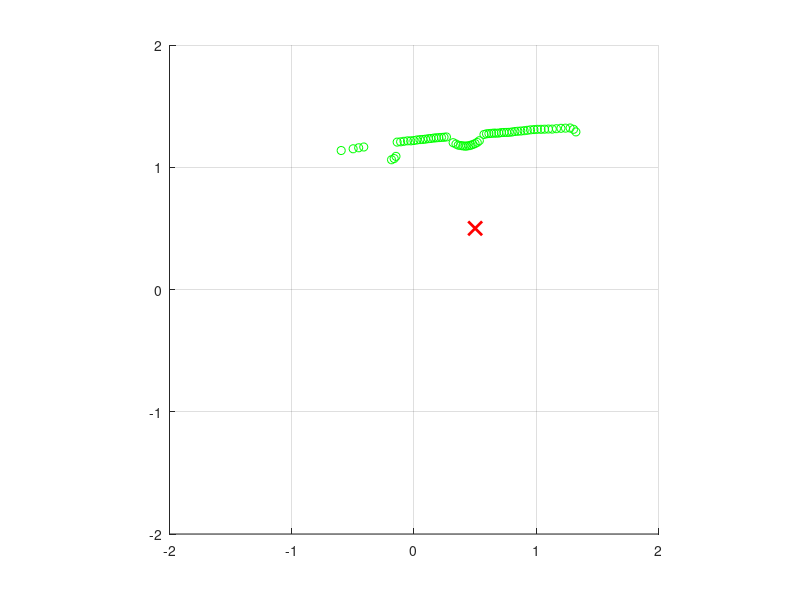

This figure's MATLAB source: (Note: this script raises an error after producing the figure.)
clear
clc
clf

%% PARAMETERS

buffer = 0.0;

%% SCAN SIMULATION
lidar_data = load('lidar_2026-03-13_19-32-30.txt');

dang = diff(lidar_data(:,1));
edges = find(dang<0 & abs(dang)>3);
edges = [0; edges; size(lidar_data,1)-1];

x_pos = 0.5;
y_pos = 0.5;

fig = figure(1);
ax = axes('Parent', fig);
hold on; axis square; grid on;
xlim([-2,2])
ylim([-2,2])
axis equal

for i=42:75 % 37 length(edges)-1
    disp(i)
    start_i = edges(i)+1;
    end_i = edges(i+1);

    single_scan = lidar_data(start_i:end_i,:);

    angles = single_scan(:,1); % +34
    ranges = 0.001*single_scan(:,2); %+34

    ranges = ranges(angles > 45 & angles < 165);
    angles = -(angles(angles > 45 & angles < 165) + 155);
  
    % ranges = ranges + 0.01*randn(length(ranges),1);

    cla(ax)

    plot(ax, x_pos, y_pos, 'rx','MarkerSize',10,'LineWidth',2);
    [x_test2, y_test2] = pol2cart(deg2rad(angles),ranges);
    plot(x_pos+x_test2, y_pos+y_test2, 'go')

    obs = ProcessLidar(angles,ranges, x_pos, y_pos, buffer);

    for i=1:size(obs,1)
        if ~isempty(obs{1})
            viscircles([obs{i,1}(1), obs{i,1}(2)], obs{i,2});
        end
    end

    drawnow;
    pause(0.1)

end


function obs = ProcessLidar(angles, ranges, x_pos, y_pos, buffer)

    %% --- Parameters ---
    jump_threshold     = 0.1;   % Min range jump (m) to count as an edge
    min_segment_pts    = 3;      % Ignore segments with fewer points
    max_segment_pts    = 60;     % Ignore suspiciously large segments (background)
    curvature_thresh   = 0.03;   % How non-linear a segment must be (higher = stricter)
    min_radius         = 0.2;   % Min plausible obstacle radius (m)
    max_radius         = 0.5;    % Max plausible obstacle radius (m)
    range_min          = 0.1;    % Ignore returns closer than this (noise)
    range_max          = 1.5;    % Ignore returns further than this

    %% --- Filter bad ranges ---
    valid = ranges > range_min & ranges < range_max;
    angles = angles(valid);
    ranges = ranges(valid);
    [X_all, Y_all] = pol2cart(deg2rad(angles), ranges);
    grad = gradient(Y_all,X_all);
    grad_slope = abs(diff(grad))';

    flat = grad_slope < 0.1;

    d = diff([0 flat 0]);     % detect transitions
    start_idx = find(d == 1);
    end_idx   = find(d == -1) - 1;

    lengths = end_idx - start_idx + 1;

    [~, k] = max(lengths);

    longest_start = start_idx(k);
    longest_end   = end_idx(k);

    plot(x_pos+X_all(longest_start), y_pos+Y_all(longest_start), 'rx')
    plot(x_pos+X_all(longest_end), y_pos+Y_all(longest_end), 'rx')

    coefficients = polyfit(X_all(longest_start:longest_end)+x_pos, Y_all(longest_start:longest_end)+y_pos, 1);
    yFit = polyval(coefficients, X_all+x_pos);
    plot(X_all+x_pos, yFit, 'r-', 'LineWidth', 2); % Plot fit line

    % [X_all, Y_all] = pol2cart(deg2rad(angles), ranges);
    % n_pts = length(X_all);
    % 
    % %% --- Robust Straight-Line Detection ---
    % window_size = 12;  % Look at ~12 points at a time
    % r_sq = zeros(1, n_pts);
    % 
    % for i = 1:(n_pts - window_size)
    %     idx = i : i + window_size;
    %     % Calculate correlation between X and Y
    %     % r(1,2) is the correlation coefficient
    %     r = corrcoef(X_all(idx), Y_all(idx));
    %     r_sq(i + floor(window_size/2)) = abs(r(1,2)); 
    % end
    % 
    % % Points are "straight" if they have a very high linear correlation
    % % 0.99 is very strict; 0.97 is more robust to heavy noise
    % is_straight = r_sq > 0.95;
    % 
    % % Group these into the longest straight segment
    % d = diff([0, is_straight, 0]);
    % start_idx = find(d == 1);
    % end_idx   = find(d == -1) - 1;
    % 
    % if isempty(start_idx)
    %     obs = cell(0,2); return; 
    % end
    % 
    % [~, k] = max(end_idx - start_idx + 1);
    % longest_start = start_idx(k);
    % longest_end   = end_idx(k);
    % 
    % %% --- Robust Line Fitting (Total Least Squares) ---
    % % Instead of polyfit (which assumes Y depends on X), 
    % % we use a simple PCA-based line fit for the "longest" segment.
    % segX = X_all(longest_start:longest_end);
    % segY = Y_all(longest_start:longest_end);
    % 
    % mx = mean(segX);
    % my = mean(segY);
    % 
    % % pts_centered is [N x 2]
    % pts_centered = [segX - mx, segY - my];
    % 
    % % 2. Run SVD
    % % V is the rotation matrix. The first column of V is the 
    % % principal direction (the direction the line is pointing).
    % [~, ~, V] = svd(pts_centered, 0);
    % dirVec = V(:,1); % This is your [dx; dy] unit vector
    % 
    % % 3. Project ALL points onto this line to get the fitted baseline
    % % We center all points, project them onto the direction vector, 
    % % and then shift them back to the original position.
    % all_pts_centered = [X_all - mx, Y_all - my];
    % t = all_pts_centered * dirVec; % Distance along the line for each point
    % 
    % xFit = mx + t * dirVec(1) + x_pos;
    % yFit = my + t * dirVec(2) + y_pos;
    % 
    % plot(xFit, yFit, 'r-', 'LineWidth', 2);

    %% --- Detect segment boundaries via range jumps ---
    % Only flag jumps LARGER than a hard threshold (not statistics-based)
    residuals = abs(yFit - (Y_all + y_pos));
    res_delta = abs(diff(residuals));
    sensitivity_threshold = 0.02; 
    jump_idx = find(residuals > jump_threshold | [0; res_delta] > sensitivity_threshold)';
    breaks = find(diff(jump_idx) > 1);
    starts = [1, breaks + 1];
    ends = [breaks, length(jump_idx)];
    X_groups = cell(1, length(starts));
    Y_groups = cell(1, length(starts));
    for i = 1:length(starts)
        % Get the actual index range for this clump
        % This grabs jump_idx(1) to jump_idx(4), then jump_idx(5) to jump_idx(end)
        actual_indices = jump_idx(starts(i):ends(i));
        
        % Slice your coordinate data using these indices
        X_groups{i} = X_all(actual_indices);
        Y_groups{i} = Y_all(actual_indices);
    end
    % Collect all significant indices
    obs = cell(1, 2);
    num_obs=0;

    %% --- Process each segment ---
    for k = 1:length(X_groups)
        X = X_groups{k};
        Y = Y_groups{k};
        n       = length(X);
        
        if n < min_segment_pts || n > max_segment_pts
            continue;
        end

        %% --- Fit a circle to the segment ---
        A      = [2*X(:), 2*Y(:), ones(n,1)];
        b      = X(:).^2 + Y(:).^2;
        params = A \ b;
        xc     = params(1);
        yc     = params(2);
        R      = sqrt(max(params(3) + xc^2 + yc^2, 0));

        num_obs = num_obs + 1;
        obs{num_obs, 1} = [x_pos + xc, y_pos + yc];
        obs{num_obs, 2} = R + buffer;
    end

    obs = obs(1:num_obs, :);
end
